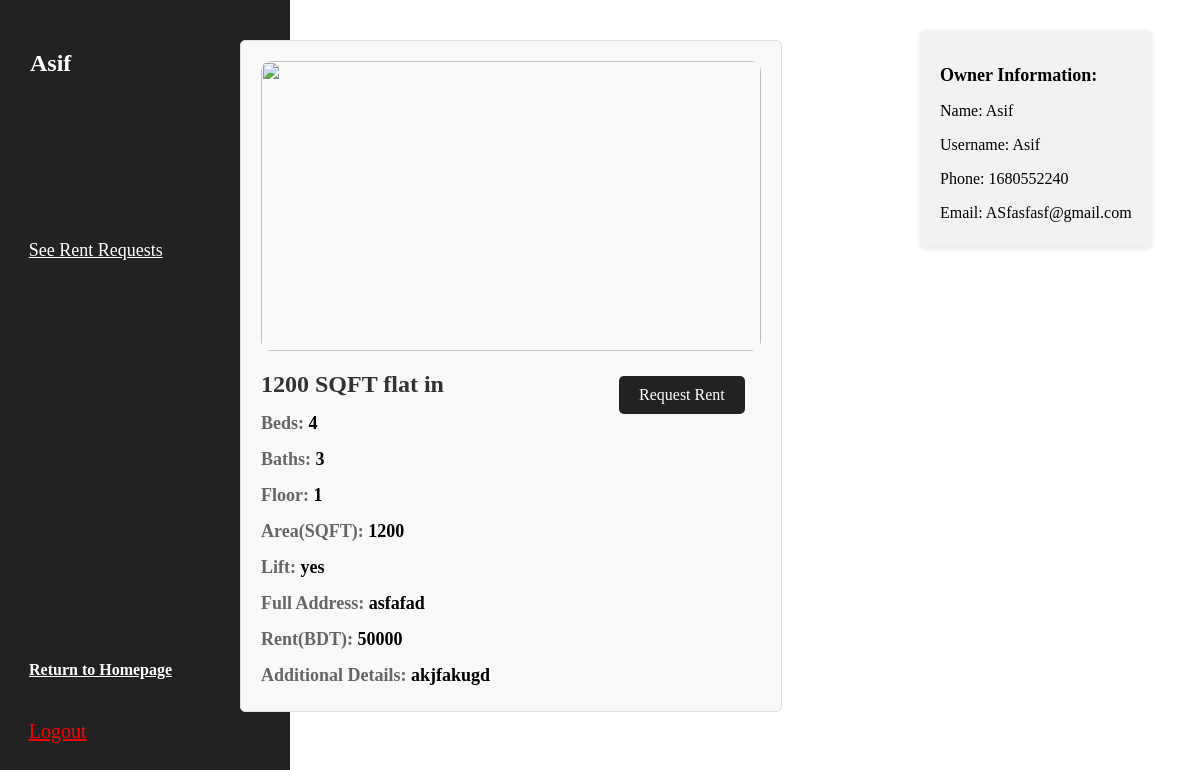
/flats/flat_details.php?f_id=82 (signed in), run on the app's committed database.
### tables this page shows
CREATE TABLE `users` (
  `username` varchar(14) NOT NULL,
  `pass` varchar(255) NOT NULL,
  `name` varchar(100) NOT NULL,
  `email` varchar(50) NOT NULL,
  `phone` int(14) NOT NULL,
  `address` varchar(100) NOT NULL,
  `o_flag` int(11) NOT NULL DEFAULT 0,
  `p_enlisted` int(12) NOT NULL,
  `verification_code` varchar(32) NOT NULL,
  `email_verified` varchar(10) NOT NULL DEFAULT 'Unverified',
  `t_flag` int(11) NOT NULL DEFAULT 0,
  `tenant_f_id` int(11) DEFAULT NULL
);

CREATE TABLE `flats` (
  `f_id` int(11) NOT NULL,
  `p_id` int(11) NOT NULL,
  `flat_num` varchar(10) NOT NULL,
  `beds` int(11) NOT NULL,
  `baths` int(11) NOT NULL,
  `sqft` int(11) NOT NULL,
  `floor` int(11) NOT NULL,
  `additional_info` varchar(200) NOT NULL,
  `status` varchar(11) NOT NULL DEFAULT 'Vacant',
  `rent_amount` int(11) NOT NULL,
  `image_path` varchar(255) NOT NULL
);

CREATE TABLE `properties` (
  `p_id` int(11) NOT NULL,
  `o_username` varchar(20) NOT NULL,
  `p_name` varchar(50) NOT NULL,
  `location_a` varchar(20) NOT NULL,
  `address` varchar(100) NOT NULL,
  `lift_status` varchar(2) NOT NULL,
  `total_flats` int(11) NOT NULL
);

### flats/flat_details.php (the view, shortened to what this page needs)
<?php
include "../database_connection.php";
if (isset($_SESSION['username'])) {
    $username = $_SESSION['username'];
} else {
    header("Location: http://homify.local/login/login.php");
    exit();
}
$f_id = $_GET['f_id'];
$location = $_GET['location'];
$query = "SELECT name FROM users WHERE username = '$username'";
$result = mysqli_query($conn, $query);
$row = mysqli_fetch_assoc($result);
$name = $row['name'];
$image_path = $_GET['image_path'];
$flats_query = "SELECT * FROM flats WHERE f_id = '$f_id'";
$flats_result = mysqli_query($conn, $flats_query);
$flat = mysqli_fetch_assoc($flats_result);
$rent_amount= $flat["rent_amount"];
$p_id = $flat['p_id'];
$property_query = "SELECT * FROM properties where p_id = '$p_id'";
$property_result = mysqli_query($conn, $property_query);
$property=mysqli_fetch_assoc($property_result);
$o_username = $property["o_username"];
$users_q = "SELECT * FROM users WHERE username = '$o_username'";
$users_result =mysqli_query($conn, $users_q);
$users = mysqli_fetch_assoc($users_result);
$owner_name = $users["name"];
$owner_email = $users["email"];
$owner_phone = $users["phone"];
$owner_info = "<h2>Owner Information:</h2>
                  <p>Name: $owner_name</p>
                  <p>Username: $o_username</p>
                  <p>Phone: $owner_phone</p>
                  <p>Email: $owner_email</p>";
if ($property['lift_status'] == 1) {
    $lift = "yes";
} else {
    $lift = "No";
}
$check_query = "SELECT * FROM rent_requests WHERE f_id = '$f_id' AND t_username = '$username'";
$check_result = mysqli_query($conn, $check_query);
$renting_check_query = "SELECT * FROM rentals WHERE t_username = '$username' AND status = 'active'";
$renting_check_result = mysqli_query($conn, $renting_check_query);
if (mysqli_num_rows($check_result) > 0) {
  $error_message = "You have already sent a request for this flat.";
} elseif (mysqli_num_rows($renting_check_result) > 0) {
  $error_message = "You are already renting a flat.";
} else {
  $error_message = "";
}
?>
<!DOCTYPE html>
<html lang="en">
<head>
    <link rel= "stylesheet" href = "../index/index.css">
</head>
<body>
  <div class="side-bar">
    <h2 style="padding:30px; color: white"><?php echo $name; ?></h2>
    <div style= "position: absolute; top:80%;left: 10%">
      <a href="../index/index.php" style="color:white;">
        <h4>Return to Homepage</h4>
      </a>
    </div>
    <div style= "position: absolute; top:90%;left: 3%">
      <a href="../logout.php" class="button" style="color:red">
        Logout
      </a>
    </div>
    <div style= "position: absolute; top:30%;left: 3%">
      <a href="../flats/rent_req_list.php" class="button" style=" font-size: 18px;">
        See Rent Requests
      </a>
    </div>
  </div>
  <div class ='f_details'>
    <div>
      <img class= "main_image" src="<?php echo $image_path; ?>" alt="">
    </div>
    <h1><?php echo $flat['sqft'] . ' SQFT flat in ' . $location; ?></h1>
    <div class="details">
      <h2><?php echo "Beds: <span>" . $flat['beds'] . "</span>"; ?></h2>
      <h2><?php echo "Baths: <span>" . $flat['baths'] . "</span>"; ?></h2>
      <h2><?php echo "Floor: <span>" . $flat['floor'] . "</span>"; ?></h2>
      <h2><?php echo "Area(SQFT): <span>" . $flat['sqft'] . "</span>"; ?></h2>
      <h2><?php echo "Lift: <span>" . $lift . "</span>"; ?></h2>
      <h2><?php echo "Full Address: <span>" . $property['address'] . "</span>"; ?></h2>
      <h2><?php echo "Rent(BDT): <span>" . $rent_amount . "</span>"; ?></h2>
      <h2><?php echo "Additional Details: <span>" . $flat['additional_info'] . "</span>"; ?></h2>
      <?php if (!empty($error_message)) { ?>
            <h4 style="color: red;"><?php echo $error_message; ?></h4>
        <?php } else { ?>
            <a href="../flats/rr_form.php?f_id=<?php echo $flat['f_id']; ?>&o_username=<?php echo $property['o_username']; ?>" class="btn" style="position: absolute; top:50%; left:70%">Request Rent</a>
        <?php } ?>
    </div>
  </div>
  <div class="rental_info;" style="position:absolute; left:900px; top:30px">
        <div class="rental-info">
            <h2><?php echo $owner_info; ?></h2>
        </div>
    </div>
</body>
</html>

### index/index.css (style rules this page uses)
* { font-family: Cambria, Cochin, Georgia, Times, 'Times New Roman', serif; }
.button { color: white; font-size: 20px; padding: 10px 20px; cursor: pointer; }
.side-bar { height: 100vh; width: 290px; background-color: #222222; position: fixed; top: 0; left: 0; overflow-y: auto; }
.btn { background-color: #222222; color: white; padding: 10px 20px; text-decoration: none; border-radius: 5px; transition: 0.2s; }
.f_details { font-family: Arial, sans-serif; background-color: #f9f9f9; padding: 20px; border: 1px solid #ddd; border-radius: 5px; margin-bottom: 20px; position: absolute; top: 40px; left: 20%; }
.f_details h1 { font-size: 24px; color: #333; margin-bottom: 10px; }
.f_details .details h2 { font-size: 18px; color: #666; margin-bottom: 5px; }
.f_details .details h2 span { font-weight: bold; color: #000; }
.main_image { width: 500px; height: 290px; object-fit: cover; border-radius: 10px; }

### flats/flat_details.php (style rules this page uses)
.rental-info { background-color: #f2f2f2; padding: 20px; border-radius: 5px; box-shadow: 0 2px 5px rgba(0, 0, 0, 0.1); text-align: left; margin-left: 20px; border-width: 4px; border-color: black; }
.rental-info h2 { font-size: 18px; font-weight: bold; margin-bottom: 10px; }
.rental-info p { font-size: 16px; margin-bottom: 5px; }

### data on the page
users: name "Asif", phone "1680552240", email "ASfasfasf@gmail.com"
flats: sqft "1200", beds "4", baths "3", floor "1", rent_amount "50000", additional_info "akjfakugd"
properties: lift_status "yes", address "asfafad", o_username "Asif"
